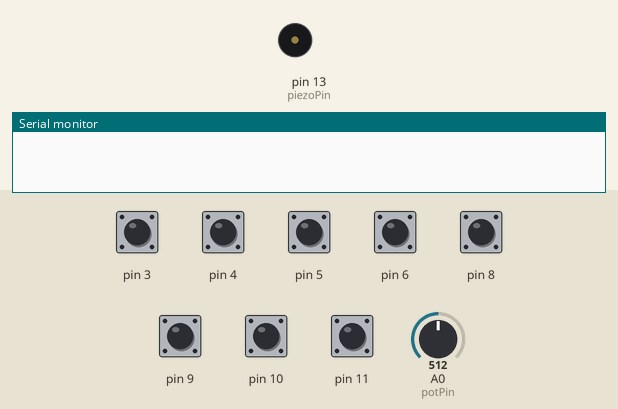
Simulated run of this sketch. Board: Arduino Uno, built with avr-gcc and run on an emulated ATmega328P. On the bench: buzzer (waves = sounding), the last lines printed to the serial monitor. Inputs (shaded band) come from the test bench; at power-on: pin 3–6, pin 8–11 HIGH, A0 (potPin) = 512.

Above: at 0.1 s.
At 7.3 s:
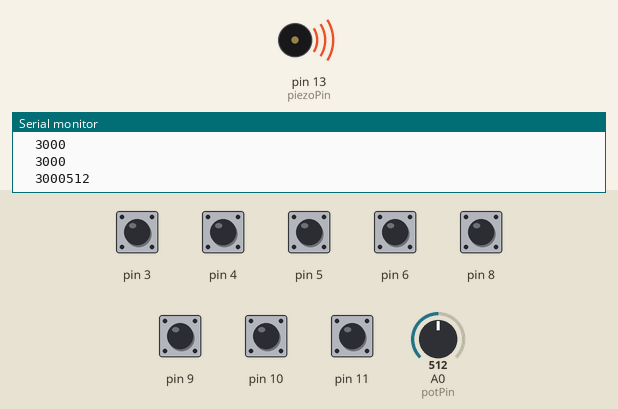
Timing chart, 0 to 8.8 s (numbered marks = the images above):
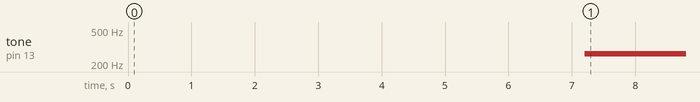

Measured:
- by itself, tone on pin 13 (piezoPin): silent → 262 Hz at 7.2 s

The sketch:

piano-2.0.ino
```cpp
#include <CapacitiveSensor.h>
// can also #include <pitches.h> if desired

// Set vars, define pins, I/O for capacitive sensors
int piezoPin = 13;
int potPin = A0;
int val;
CapacitiveSensor note_c3 = CapacitiveSensor(2,3);
CapacitiveSensor note_d = CapacitiveSensor(2,4);
CapacitiveSensor note_e = CapacitiveSensor(2,5);
CapacitiveSensor note_f = CapacitiveSensor(2,6);
CapacitiveSensor note_g = CapacitiveSensor(2,8);
CapacitiveSensor note_a = CapacitiveSensor(2,9);
CapacitiveSensor note_b = CapacitiveSensor(2,11);
CapacitiveSensor note_c4 = CapacitiveSensor(2,10);

void setup() {
note_c3.set_CS_AutocaL_Millis(0xFFFFFFFF);
note_d.set_CS_AutocaL_Millis(0xFFFFFFFF);
note_e.set_CS_AutocaL_Millis(0xFFFFFFFF);
note_f.set_CS_AutocaL_Millis(0xFFFFFFFF);
note_g.set_CS_AutocaL_Millis(0xFFFFFFFF);
note_a.set_CS_AutocaL_Millis(0xFFFFFFFF);
note_b.set_CS_AutocaL_Millis(0xFFFFFFFF);
note_c4.set_CS_AutocaL_Millis(0xFFFFFFFF);

pinMode(piezoPin, OUTPUT);
Serial.begin(9600);
}

void loop() {
  // starting timer
  // collecting measurements from each capacitor's pin
  long start = millis();

  long total1 = note_c3.capacitiveSensor(9000);
  long total2 = note_d.capacitiveSensor(9000);
  long total3 = note_e.capacitiveSensor(9000);
  long total4 = note_f.capacitiveSensor(9000);
  long total5 = note_g.capacitiveSensor(9000);
  long total6 = note_a.capacitiveSensor(9000);
  long total7 = note_b.capacitiveSensor(9000);
  long total8 = note_c4.capacitiveSensor(9000);

  // printing measurements from each capacitor's pin

  Serial.print(millis() - start);
  Serial.print("\t");
  Serial.println(total1);
  Serial.print("\t");
  Serial.println(total2);
  Serial.print("\t");
  Serial.println(total3);
  Serial.print("\t");
  Serial.println(total4);
  Serial.print("\t");
  Serial.println(total5);
  Serial.print("\t");
  Serial.println(total6);
  Serial.print("\t");
  Serial.println(total7);
  Serial.print("\t");
  Serial.print(total8);

  // defining potentiometer output
  int val = analogRead(potPin);
  float voltage = val * (5.0/1023.0);
  Serial.print(val);
  analogWrite(piezoPin, voltage);
  delay(1);

  // assigning pitch to capacitor's pin
  if (total1 > 500) tone(piezoPin, 131);
  if (total2 > 500) tone(piezoPin, 147);
  if (total3 > 500) tone(piezoPin, 165);
  if (total4 > 500) tone(piezoPin, 175); //110 for Truth Hurts (A2)
  if (total5 > 500) tone(piezoPin, 196);
  if (total6 > 500) tone(piezoPin, 220);
  if (total7 > 500) tone(piezoPin, 247);
  if (total8 > 500) tone(piezoPin, 262);

  // no sound if not touched
  if (total1 <= 500 &  total2 <= 500 & total3 <= 500 & total4 <= 500 & total5 <= 500 & total6 <= 500 & total7 <= 500 & total8 <= 800) noTone(piezoPin);
  delay(10);

}
```
